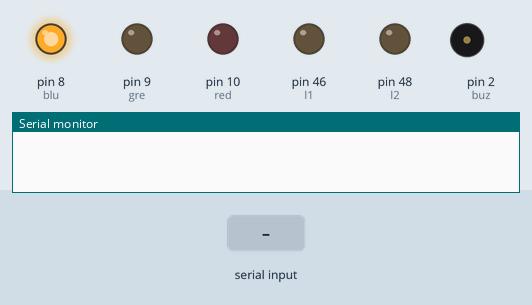
Simulated run of this sketch. Board: Arduino Mega 2560, built with avr-gcc and run on an emulated ATmega2560. On the bench: output pins drawn as LEDs (lit = HIGH), buzzer (waves = sounding, pin HIGH), the last lines printed to the serial monitor. Inputs (shaded band) come from the test bench. Pins used as bus, display or sensor lines are not drawn.

Above: at 1.7 s.
1.8 s: "@u1" received over the second serial link
At 2.3 s:
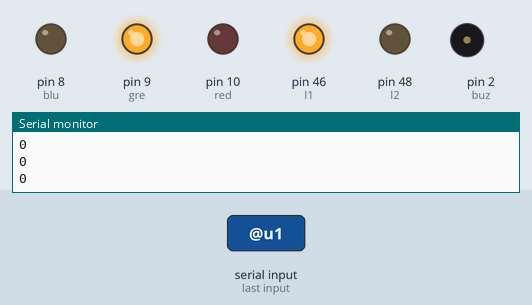
3.3 s: "@x" received over the second serial link
At 4.4 s:
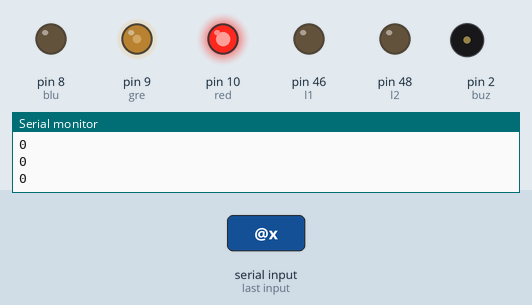
4.8 s: "o" received over the second serial link
At 5.4 s:
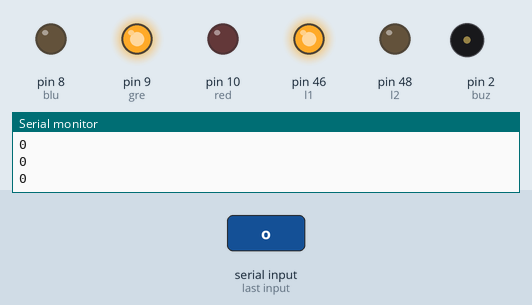
6.3 s: "@y" received over the second serial link
At 6.7 s:
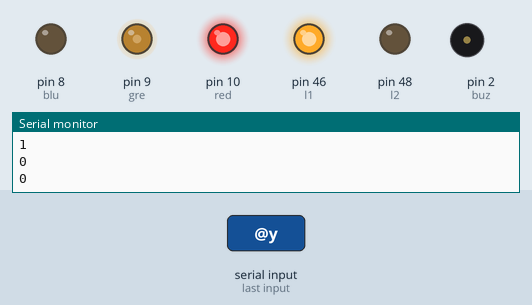
Timing chart, 0 to 8.8 s (numbered marks = the images above; inputs shaded):
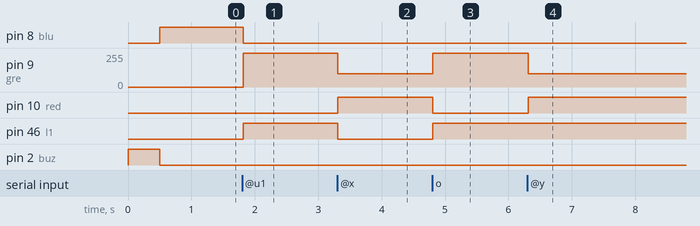

Measured:
- after the input at 1.8 s, pin 8 (blu): HIGH → LOW at once; pin 9 (gre): 0/255 → 255/255 at once; pin 46 (l1): LOW → HIGH at once
- after the input at 3.3 s, pin 9 (gre): 255/255 → 100/255 at once; pin 10 (red): LOW → HIGH at once; pin 46 (l1): HIGH → LOW at once
- after the input at 4.8 s, pin 9 (gre): 100/255 → 255/255 at once; pin 10 (red): HIGH → LOW at once; pin 46 (l1): LOW → HIGH at once
- after the input at 6.3 s, pin 9 (gre): 255/255 → 100/255 at once; pin 10 (red): LOW → HIGH at once

The sketch:

BluetoothCar.ino
```cpp
#define l1 46
#define l2 48

#define r2 50
#define r1 52

#define red 10
#define gre 9
#define blu 8

#define buz 2


String input;
bool f = false, b = false, l = false, r = false, rl = false, rr = false;

void setup() {
  Serial.begin(9600);
  Serial3.begin(9600);

  pinMode(r1, OUTPUT);
  pinMode(r2, OUTPUT);

  pinMode(l1, OUTPUT);
  pinMode(l2, OUTPUT);

  pinMode(red, OUTPUT);
  pinMode(gre, OUTPUT);
  pinMode(blu, OUTPUT);

  pinMode(buz, OUTPUT);

  digitalWrite(buz, 1);
  delay(500);
  digitalWrite(buz, 0);
  digitalWrite(blu, 1);

}


void loop() {
  input = "";

  while (Serial3.available()) {
    input += (char)Serial3.read();
    delay(5);
  }


  if (input == "@u1") {
    f = true;
    car();
  }
  else if (input == "@d1") {
    b = true;
    car();
  }
  else if (input == "@l1") {
    rl = true;
    car();
  }
  else if (input == "@r1") {
    rr = true;
    car();
  }
  else if (input == "@x") {
    l = true;
    car();
  }
  else if (input == "@y") {
    r = true;
    car();
  }

  //stop
  else if (input == "0") {
    f = false;
    b = false;

    rl = false;
    rr = false;
    car();
  }
  else if (input == "o") {
    l = false;
    r = false;
    car();
  }

  //fnc
  else if (input == "@a_on") {
    digitalWrite(buz, 1);
  }
  else if (input == "M") {
    digitalWrite(buz, 0);
  }


  if (input != "") {
    Serial.println(f);
    Serial.println(b);
    Serial.println(l);
    Serial.println(r);

    Serial.println(rl);
    Serial.println(rr);

    Serial.println("\n\n");
  }


}

void car() {
  if (f & !b & !l & !r & !rl & !rr) {
    digitalWrite(l1, 1);
    digitalWrite(l2, 0);

    digitalWrite(r1, 1);
    digitalWrite(r2, 0);

    Serial.println("forword");

    digitalWrite(red, 0);
    digitalWrite(gre, 1);
    digitalWrite(blu, 0);
  }
  else if (!f & b & !l & !r & !rl & !rr) {
    digitalWrite(l1, 0);
    digitalWrite(l2, 1);

    digitalWrite(r1, 0);
    digitalWrite(r2, 1);

    Serial.println("backword");

    digitalWrite(red, 1);
    digitalWrite(gre, 0);
    digitalWrite(blu, 0);
  }
  else if (!f & !b & !l & !r & rl & !rr) {
    digitalWrite(l1, 0);
    digitalWrite(l2, 1);

    digitalWrite(r1, 1);
    digitalWrite(r2, 0);

    Serial.println("left rotate");
    digitalWrite(red, 1);
    analogWrite(gre, 100);
    digitalWrite(blu, 0);
  }
  else if (!f & !b & !l & !r & !rl & rr) {
    digitalWrite(l1, 1);
    digitalWrite(l2, 0);

    digitalWrite(r1, 0);
    digitalWrite(r2, 1);

    Serial.println("right rotate");
    digitalWrite(red, 1);
    analogWrite(gre, 100);
    digitalWrite(blu, 0);
  }
  else if (f & !b & l & !r & !rl & !rr) {
    digitalWrite(l1, 0);
    digitalWrite(l2, 0);

    digitalWrite(r1, 1);
    digitalWrite(r2, 0);

    Serial.println("forword left turn");

    digitalWrite(red, 1);
    analogWrite(gre, 100);
    digitalWrite(blu, 0);
  }
  else if (f & !b & !l & r & !rl & !rr) {
    digitalWrite(l1, 1);
    digitalWrite(l2, 0);

    digitalWrite(r1, 0);
    digitalWrite(r2, 0);

    Serial.println("forword right turn");

    digitalWrite(red, 1);
    analogWrite(gre, 100);
    digitalWrite(blu, 0);
  }
  else if (!f & b & l & !r & !rl & !rr) {
    digitalWrite(l1, 0);
    digitalWrite(l2, 0);

    digitalWrite(r1, 0);
    digitalWrite(r2, 1);

    Serial.println("back left turn");

    digitalWrite(red, 1);
    analogWrite(gre, 100);
    digitalWrite(blu, 0);
  }
  else if (!f & b & !l & r & !rl & !rr) {
    digitalWrite(l1, 0);
    digitalWrite(l2, 1);

    digitalWrite(r1, 0);
    digitalWrite(r2, 0);

    Serial.println("back right turn");


    digitalWrite(red, 1);
    analogWrite(gre, 100);
    digitalWrite(blu, 0);
  }
  else if (!f || !b) {
    digitalWrite(l1, 0);
    digitalWrite(l2, 0);

    digitalWrite(r1, 0);
    digitalWrite(r2, 0);

    Serial.println("Stop");

    digitalWrite(red, 0);
    digitalWrite(gre, 0);
    digitalWrite(blu, 1);
  }
}
```
